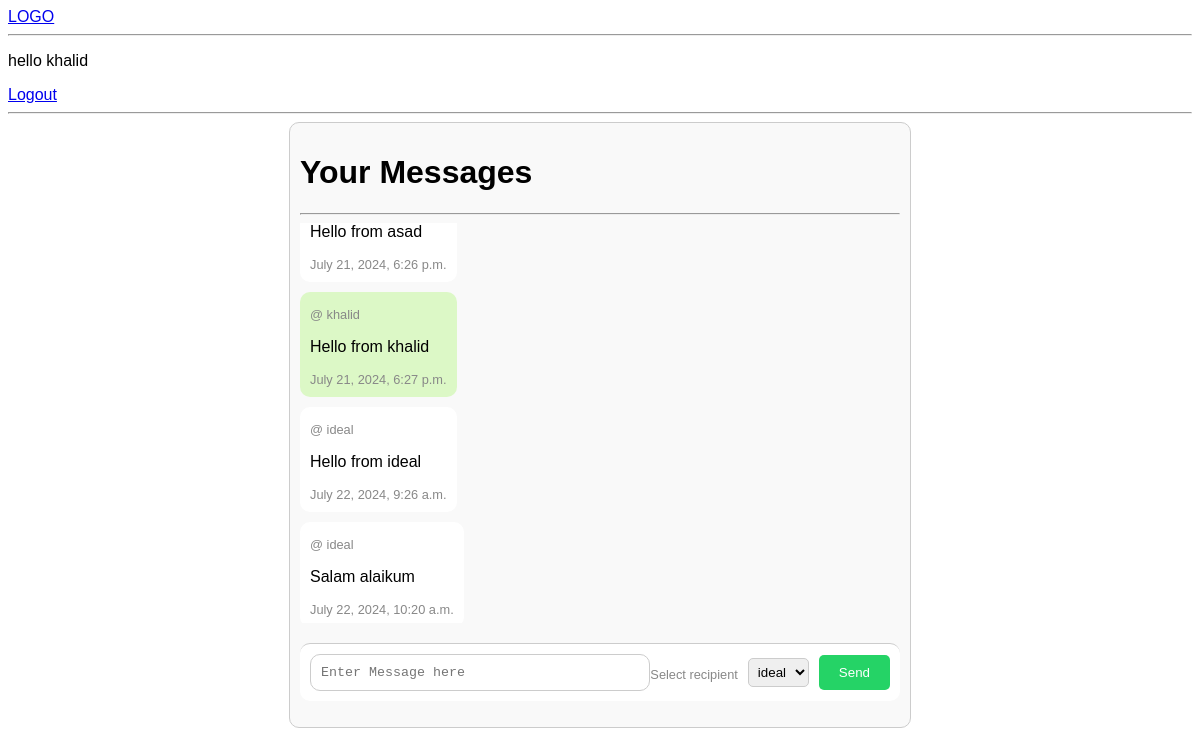
Screenshot of / (signed in) with the database file from the repository.
### home/models.py (models this page shows, shortened)
class Message(models.Model):
    sender = models.ForeignKey(User, on_delete=models.CASCADE, related_name='sent_messages')
    recipient = models.ForeignKey(User, on_delete=models.CASCADE, related_name='received_messages', null=True)
    content = models.TextField()
    updated = models.DateTimeField(auto_now=True, null=True)
    created = models.DateTimeField(auto_now_add=True, null=True)
    class Meta:
        ordering =  ['updated', 'created']

### home/views.py (the view)
# urls.py: 2. Add a URL to urlpatterns:  path('', views.home, name='home')
@login_required(login_url='/login')
def home(request):
     user = request.user
     users = User.objects.exclude(id=request.user.id)
     sents = Message.objects.filter(sender=user)
     rec = Message.objects.filter(recipient=user)
     msgs = Message.objects.filter(Q(sender=user) | Q(recipient=user)).order_by('created')
     if request.method == 'POST':
        recipient_id = request.POST['recipient']
        content = request.POST['content']
        recipient = User.objects.get(id=recipient_id)
        chat = Message(sender=request.user, content=content, recipient=recipient)
        chat.save()
     context = {'sents': sents, 'users': users, 'rec': rec, 'msgs': msgs}
     return render(request, 'home.html', context)

### templates/home.html (shortened to what this page needs)
<html>
<head>
    {% include 'navbar.html' %}
</head>
<body>
    <div class="chat-container">
        <h1>Your Messages</h1><hr>
        <div class="messages">
            {% for msg in msgs %}
                <div class="message {% if msg.sender == user %}sent{% else %}received{% endif %}">
                    <div class="message-content">
                        <div class="timestamp">@ {{msg.sender}}</div>
                        <p id="write-message">{{ msg.content }}</p>
                        <div class="timestamp">{{ msg.created }}</div>
                    </div>
                </div>
            {% endfor %}
        </div>
        <form method="POST" action="" class="chat-input">
            <textarea name="content" placeholder="Enter Message here"  rows="1" ></textarea>
            <div class="timestamp">Select recipient</div>
            <select name="recipient" id="recipient" required >
                {% for user in users %}
                <option value="{{user.id}}"> {{user.username}}</option>
                {% endfor %}
            </select>
            <button type="Submit" value="Submit">Send</button>
        </form>
    </div>
</body>
</html>

### templates/navbar.html
<a href="/">LOGO</a>
<hr>
{% if request.user.is_authenticated %}
<p>hello {{request.user}}</p>
<a href="{% url 'logout' %}">Logout</a>
{% else %}
<a href="{% url 'login' %}">Login</a>
{% endif %}
<hr>

### templates/home.html (style rules this page uses)
body { font-family: Arial, sans-serif; }
.chat-container { max-width: 600px; margin: 0 auto; padding: 10px; border: 1px solid #ccc; border-radius: 10px; background-color: #f9f9f9; }
.messages { max-height: 400px; overflow-y: auto; margin-bottom: 20px; }
.message { display: flex; margin-bottom: 10px; }
.message-content { padding: 10px; border-radius: 10px; max-width: 70%; }
.message.sent .message-content { background-color: #dcf8c6; align-self: flex-end; }
.message.received .message-content { background-color: #fff; align-self: flex-start; }
.timestamp { font-size: 0.8em; color: #888; margin-top: 5px; }
.chat-input { display: flex; align-items: center; border-top: 1px solid #ccc; padding: 10px; background-color: #fff; border-radius: 10px; }
.chat-input textarea { flex: 1; padding: 10px; border: 1px solid #ccc; border-radius: 10px; resize: none; }
.chat-input select { margin-left: 10px; padding: 5px; border: 1px solid #ccc; border-radius: 5px; }
.chat-input button { margin-left: 10px; padding: 10px 20px; background-color: #25d366; border: none; border-radius: 5px; color: white; cursor: pointer; }

### rows the page displays
Message: content "Hello from asad", created "July 21, 2024, 6:26 p.m."
Message: sender "khalid", content "Hello from khalid", created "July 21, 2024, 6:27 p.m."
Message: sender "ideal", content "Hello from ideal", created "July 22, 2024, 9:26 a.m."
Message: sender "ideal", content "Salam alaikum", created "July 22, 2024, 10:20 a.m."

### other values shown
{{ request.user }} "khalid"
form field recipient "ideal"
